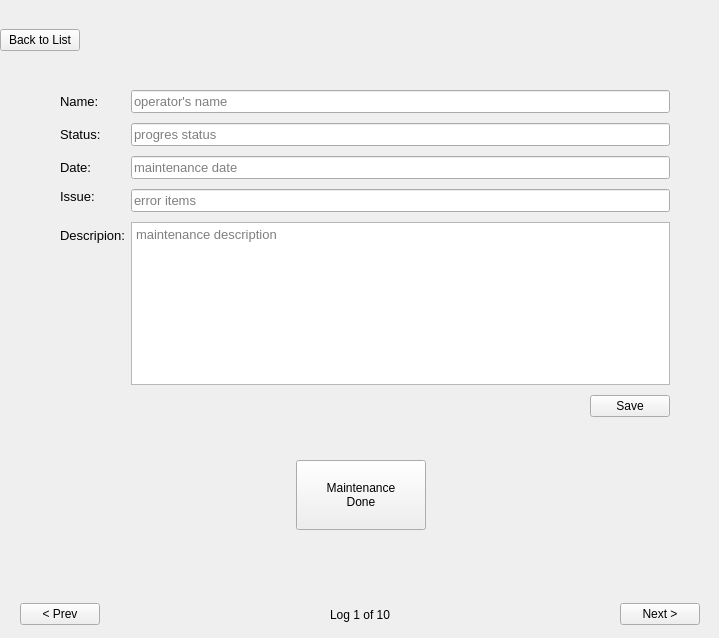
              <widget class="QWidget" name="page_2">
               <widget class="QWidget" name="layoutWidget">
                <property name="geometry">
                 <rect>
                  <x>0</x>
                  <y>0</y>
                  <width>710</width>
                  <height>81</height>
                 </rect>
                </property>
                <layout class="QHBoxLayout" name="header_layout">
                 <item>
                  <widget class="QPushButton" name="btn_back">
                   <property name="cursor">
                    <cursorShape>PointingHandCursor</cursorShape>
                   </property>
                   <property name="text">
                    <string>Back to List</string>
                   </property>
                  </widget>
                 </item>
                 <item>
                  <spacer name="horizontalSpacer_2">
                   <property name="orientation">
                    <enum>Qt::Horizontal</enum>
                   </property>
                   <property name="sizeHint" stdset="0">
                    <size>
                     <width>40</width>
                     <height>20</height>
                    </size>
                   </property>
                  </spacer>
                 </item>
                 <item>
                  <widget class="QLabel" name="lbl_agenda_title">
                   <property name="font">
                    <font>
                     <pointsize>-1</pointsize>
                    </font>
                   </property>
                   <property name="styleSheet">
                    <string notr="true">font-size: 18px; color: #005a9e;</string>
                   </property>
                   <property name="text">
                    <string />
                   </property>
                   <property name="alignment">
                    <set>Qt::AlignCenter</set>
                   </property>
                   <property name="wordWrap">
                    <bool>true</bool>
                   </property>
                  </widget>
                 </item>
                 <item>
                  <spacer name="horizontalSpacer_4">
                   <property name="orientation">
                    <enum>Qt::Horizontal</enum>
                   </property>
                   <property name="sizeHint" stdset="0">
                    <size>
                     <width>40</width>
                     <height>20</height>
                    </size>
                   </property>
                  </spacer>
                 </item>
                </layout>
               </widget>
               <widget class="QWidget" name="layoutWidget_2">
                <property name="geometry">
                 <rect>
                  <x>60</x>
                  <y>90</y>
                  <width>610</width>
                  <height>327</height>
                 </rect>
                </property>
                <layout class="QFormLayout" name="formLayout">
                 <property name="verticalSpacing">
                  <number>10</number>
                 </property>
                 <item row="0" column="0">
                  <widget class="QLabel" name="label_name">
                   <property name="font">
                    <font>
                     <family>Segoe UI</family>
                     <pointsize>10</pointsize>
                    </font>
                   </property>
                   <property name="text">
                    <string>Name:</string>
                   </property>
                  </widget>
                 </item>
                 <item row="0" column="1">
                  <widget class="QLineEdit" name="detail_name">
                   <property name="font">
                    <font>
                     <pointsize>10</pointsize>
                    </font>
                   </property>
                   <property name="readOnly">
                    <bool>true</bool>
                   </property>
                   <property name="placeholderText">
                    <string>operator's name</string>
                   </property>
                  </widget>
                 </item>
                 <item row="1" column="0">
                  <widget class="QLabel" name="label_status">
                   <property name="font">
                    <font>
                     <family>Segoe UI</family>
                     <pointsize>10</pointsize>
                    </font>
                   </property>
                   <property name="text">
                    <string>Status:</string>
                   </property>
                  </widget>
                 </item>
                 <item row="1" column="1">
                  <widget class="QLineEdit" name="detail_status">
                   <property name="font">
                    <font>
                     <pointsize>10</pointsize>
                    </font>
                   </property>
                   <property name="readOnly">
                    <bool>true</bool>
                   </property>
                   <property name="placeholderText">
                    <string>progres status</string>
                   </property>
                  </widget>
                 </item>
                 <item row="2" column="0">
                  <widget class="QLabel" name="label_date">
                   <property name="font">
                    <font>
                     <family>Segoe UI</family>
                     <pointsize>10</pointsize>
                    </font>
                   </property>
                   <property name="text">
                    <string>Date:</string>
                   </property>
                  </widget>
                 </item>
                 <item row="2" column="1">
                  <widget class="QLineEdit" name="detail_date">
                   <property name="font">
                    <font>
                     <pointsize>10</pointsize>
                    </font>
                   </property>
                   <property name="readOnly">
                    <bool>true</bool>
                   </property>
                   <property name="placeholderText">
                    <string>maintenance date</string>
                   </property>
                  </widget>
                 </item>
                 <item row="3" column="0">
                  <widget class="QLabel" name="label_issue">
                   <property name="font">
                    <font>
                     <family>Segoe UI</family>
                     <pointsize>10</pointsize>
                    </font>
                   </property>
                   <property name="text">
                    <string>Issue:</string>
                   </property>
                   <property name="alignment">
                    <set>Qt::AlignLeading|Qt::AlignLeft|Qt::AlignTop</set>
                   </property>
                  </widget>
                 </item>
                 <item row="3" column="1">
                  <widget class="QLineEdit" name="detail_date_2">
                   <property name="font">
                    <font>
                     <pointsize>10</pointsize>
                    </font>
                   </property>
                   <property name="readOnly">
                    <bool>true</bool>
                   </property>
                   <property name="placeholderText">
                    <string>error items</string>
                   </property>
                  </widget>
                 </item>
                 <item row="4" column="0">
                  <widget class="QLabel" name="label_date_2">
                   <property name="font">
                    <font>
                     <family>Segoe UI</family>
                     <pointsize>10</pointsize>
                    </font>
                   </property>
                   <property name="text">
                    <string>Descripion:</string>
                   </property>
                  </widget>
                 </item>
                 <item row="4" column="1">
                  <widget class="QTextBrowser" name="detail_issue">
                   <property name="font">
                    <font>
                     <pointsize>10</pointsize>
                    </font>
                   </property>
                   <property name="placeholderText">
                    <string>maintenance description</string>
                   </property>
                  </widget>
                 </item>
                 <item row="5" column="1">
                  <layout class="QHBoxLayout" name="horizontalLayout_10">
                   <item>
                    <spacer name="horizontalSpacer_7">
                     <property name="orientation">
                      <enum>Qt::Horizontal</enum>
                     </property>
                     <property name="sizeHint" stdset="0">
                      <size>
                       <width>40</width>
                       <height>20</height>
                      </size>
                     </property>
                    </spacer>
                   </item>
                   <item>
                    <widget class="QPushButton" name="pushButton_2">
                     <property name="text">
                      <string>Save</string>
                     </property>
                    </widget>
                   </item>
                  </layout>
                 </item>
                </layout>
               </widget>
               <widget class="QWidget" name="layoutWidget_3">
                <property name="geometry">
                 <rect>
                  <x>20</x>
                  <y>590</y>
                  <width>680</width>
                  <height>39</height>
                 </rect>
                </property>
                <layout class="QHBoxLayout" name="nav_layout">
                 <property name="topMargin">
                  <number>10</number>
                 </property>
                 <item>
                  <widget class="QPushButton" name="btn_prev">
                   <property name="cursor">
                    <cursorShape>PointingHandCursor</cursorShape>
                   </property>
                   <property name="text">
                    <string>&lt; Prev</string>
                   </property>
                  </widget>
                 </item>
                 <item>
                  <spacer name="horizontalSpacer_5">
                   <property name="orientation">
                    <enum>Qt::Horizontal</enum>
                   </property>
                   <property name="sizeHint" stdset="0">
                    <size>
                     <width>40</width>
                     <height>20</height>
                    </size>
                   </property>
                  </spacer>
                 </item>
                 <item>
                  <widget class="QLabel" name="lbl_index">
                   <property name="font">
                    <font>
                     <family>Segoe UI</family>
                    </font>
                   </property>
                   <property name="text">
                    <string>Log 1 of 10</string>
                   </property>
                  </widget>
                 </item>
                 <item>
                  <spacer name="horizontalSpacer_6">
                   <property name="orientation">
                    <enum>Qt::Horizontal</enum>
                   </property>
                   <property name="sizeHint" stdset="0">
                    <size>
                     <width>40</width>
                     <height>20</height>
                    </size>
                   </property>
                  </spacer>
                 </item>
                 <item>
                  <widget class="QPushButton" name="btn_next">
                   <property name="cursor">
                    <cursorShape>PointingHandCursor</cursorShape>
                   </property>
                   <property name="text">
                    <string>Next &gt;</string>
                   </property>
                  </widget>
                 </item>
                </layout>
               </widget>
               <widget class="QPushButton" name="pushButton">
                <property name="geometry">
                 <rect>
                  <x>296</x>
                  <y>460</y>
                  <width>130</width>
                  <height>70</height>
                 </rect>
                </property>
                <property name="text">
                 <string>Maintenance
Done</string>
                </property>
               </widget>
              </widget>
